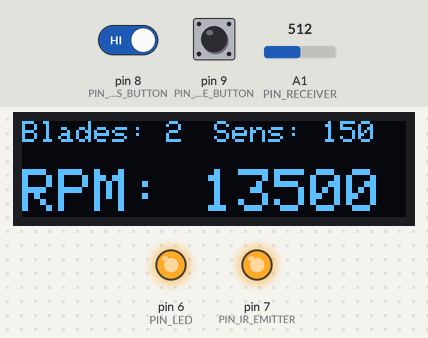
The sketch below on a simulated Arduino Uno, built with avr-gcc and run on an emulated ATmega328P. On the bench: 128×32 one-colour display, output pins drawn as LEDs (lit = HIGH). The inputs (shaded band) are chosen by the test bench; at power-on: pin 9 (PIN_BLADE_BUTTON) HIGH, A1 (PIN_RECEIVER) = 512, pin 8 (PIN_SENS_BUTTON) HIGH.

Above: at 1.2 s.
1.3 s: pin 9 (PIN_BLADE_BUTTON) pulled LOW for 0.15 s
At 2.1 s:
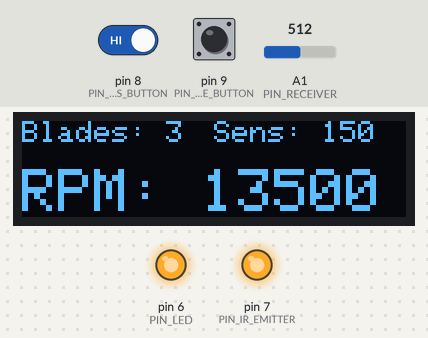
3.0 s: A1 (PIN_RECEIVER) set to 167
4.5 s: A1 (PIN_RECEIVER) set to 138
At 5.6 s:
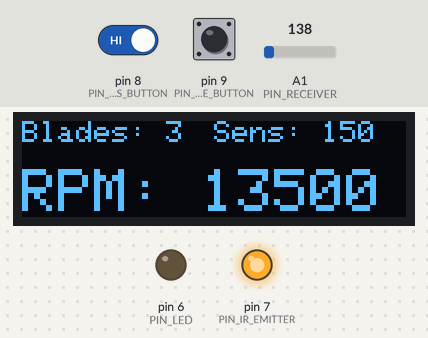
6.0 s: pin 9 (PIN_BLADE_BUTTON) pulled LOW for 1 s
At 7.9 s:
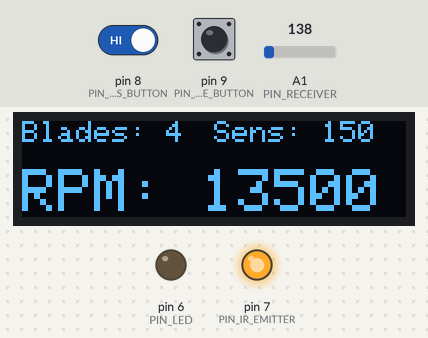
Timing chart, 0 to 9.4 s (numbered marks = the images above; inputs shaded):
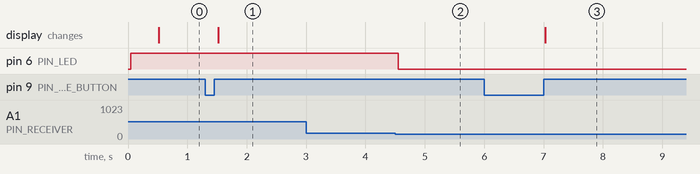

Measured:
- the behaviour switches between 151 and 150 on A1 (PIN_RECEIVER) (found by bisection; images 1 and 2)
- after the input at 1.3 s, the display: changes after 0.22 s (image 1)
- after the input at 4.5 s, pin 6 (PIN_LED): HIGH → LOW after 0.05 s
- after the input at 6.0 s, the display: changes after 1.0 s (image 3)

The sketch:

ir_tachometer.ino
```cpp
#include <Adafruit_SSD1306.h>

#define OLED_RESET 4
Adafruit_SSD1306 display(OLED_RESET);

#define PIN_LED 6
#define PIN_RECEIVER A1
#define PIN_IR_EMITTER 7
#define PIN_BLADE_BUTTON 9
#define PIN_SENS_BUTTON 8
#define LOCK_TIME 500

#define BLADES 2
#define BLADES_MIN 1
#define BLADES_MAX 6

#define FREQ_MIN 4
#define FREQ_MAX 900

#define MAX_PEAK_DISTANCE (1000000 / FREQ_MIN)
#define MIN_PEAK_DISTANCE (1000000 / FREQ_MAX)

#define SCREEN_UPDATE_THRESHOLD_MILIS 500

#define SENSOR_SMOOTHING_FACTOR 0.95
#define SMOOTH_FACTOR 0.95

#define LOCK_REMOVE_COUNTER_THRESHOLD 2
#define LOCK_REMOVE_VALUE_THRESHOLD 4

uint8_t blades = BLADES;

uint8_t thresholdIndex = 2;
uint16_t thresholds[5] = {50, 100, 150, 200, 250};

void setup()
{

  pinMode(PIN_IR_EMITTER, OUTPUT);
  digitalWrite(PIN_IR_EMITTER, HIGH);

  pinMode(PIN_BLADE_BUTTON, INPUT_PULLUP);
  pinMode(PIN_SENS_BUTTON, INPUT_PULLUP);

  pinMode(PIN_LED, OUTPUT);
  pinMode(PIN_RECEIVER, INPUT);
  Serial.begin(115200);

  display.begin(SSD1306_SWITCHCAPVCC, 0x3C); // initialize with the I2C addr 0x3C (for the 128x32)
  display.setTextSize(1);
  display.setTextColor(WHITE);
  display.clearDisplay();
  display.display();
}

byte state = LOW;
long lockMillis = 0;

int prevVal = 0;

uint32_t prevRisingMillis = 0;
uint32_t risingMillis = 0;

uint32_t cycle = 0;

uint32_t smooth(uint32_t data, float filterVal, float smoothedVal)
{

  if (filterVal > 1)
  {
    filterVal = .99;
  }
  else if (filterVal <= 0)
  {
    filterVal = 0;
  }

  smoothedVal = (data * (1 - filterVal)) + (smoothedVal * filterVal);

  return (uint32_t)smoothedVal;
}

uint32_t freq;
uint32_t dstFiltered;
uint32_t rpm;

int val;
int valFiltered;

uint8_t buttonBladesPrevState = HIGH;
uint8_t buttonBladesState = HIGH;

uint8_t buttonSensPrevState = HIGH;
uint8_t buttonSensState = HIGH;

uint32_t lastScreenUpdate = 0;

void loop()
{

  static bool updated = false;

  buttonBladesState = digitalRead(PIN_BLADE_BUTTON);
  if (buttonBladesState == HIGH && buttonBladesPrevState == LOW)
  {
    blades++;
    if (blades > BLADES_MAX)
    {
      blades = BLADES_MIN;
    }
  }
  buttonBladesPrevState = buttonBladesState;

  buttonSensState = digitalRead(PIN_SENS_BUTTON);
  if (buttonSensState == HIGH && buttonSensPrevState == LOW)
  {
    thresholdIndex++;
    if (thresholdIndex > 4)
    {
      thresholdIndex = 0;
    }
  }
  buttonSensPrevState = buttonSensState;

  uint32_t currentMillis = millis();

  if (currentMillis > lastScreenUpdate + SCREEN_UPDATE_THRESHOLD_MILIS)
  {

    display.clearDisplay();

    display.setTextSize(1);
    display.setCursor(0, 0);
    display.print("Blades: ");
    display.println(blades);
    display.println("");

    display.setCursor(64, 0);
    display.print("Sens: ");
    display.println(thresholds[thresholdIndex]);
    display.println("");

    display.setTextSize(2);
    display.print("RPM: ");
    display.println(rpm);

    display.print("Freq: ");
    display.println(freq);

    display.display();

    lastScreenUpdate = currentMillis;
    updated = true;
  }

  val = analogRead(PIN_RECEIVER);
  valFiltered = smooth(val, SENSOR_SMOOTHING_FACTOR, valFiltered);

  if (lockMillis != 0 && lockMillis + LOCK_TIME < millis())
  {
    state = LOW;
    digitalWrite(PIN_LED, state);
    lockMillis = 0;
  }

  if (valFiltered > thresholds[thresholdIndex] && lockMillis == 0)
  {
    state = HIGH;
    digitalWrite(PIN_LED, state);
    lockMillis = millis();
  }

  static uint8_t locked = false;
  static uint8_t lockRemoveCounter = 0;

  if (locked == false && valFiltered > thresholds[thresholdIndex] && prevVal < thresholds[thresholdIndex])
  {
    // Lock meausrement until sensor does not reads zero again
    locked = true;
    lockRemoveCounter = 0;

    risingMillis = micros();

    uint32_t dst = risingMillis - prevRisingMillis;

    /*
     * We measure only frequencies that are within range
     */
    if (dst > MIN_PEAK_DISTANCE && dst < MAX_PEAK_DISTANCE && updated == false)
    {
      dstFiltered = smooth(dst, SMOOTH_FACTOR, dstFiltered);
      freq = 1000000 / dstFiltered;
      rpm = (freq * 60) / blades;
    }

    updated = false;

    prevRisingMillis = risingMillis;
  }

  /*
   * After raisin threshold has been reached (something passed near sensor)
   * device goes into locked state that prevents it from detecting next raisin
   * threshold until sensor value did not went close to zero (nothing reflects)
   * This routine removed lock if near-zero value is recorded for few measurements
   */
  if (locked == true) {
    if (valFiltered <= LOCK_REMOVE_VALUE_THRESHOLD) {
      lockRemoveCounter++;
    } else {
      lockRemoveCounter == 0;
    }

    if (lockRemoveCounter >= LOCK_REMOVE_COUNTER_THRESHOLD) {
      locked = false;
    }
  }

  prevVal = valFiltered;
  cycle++;
}
```
